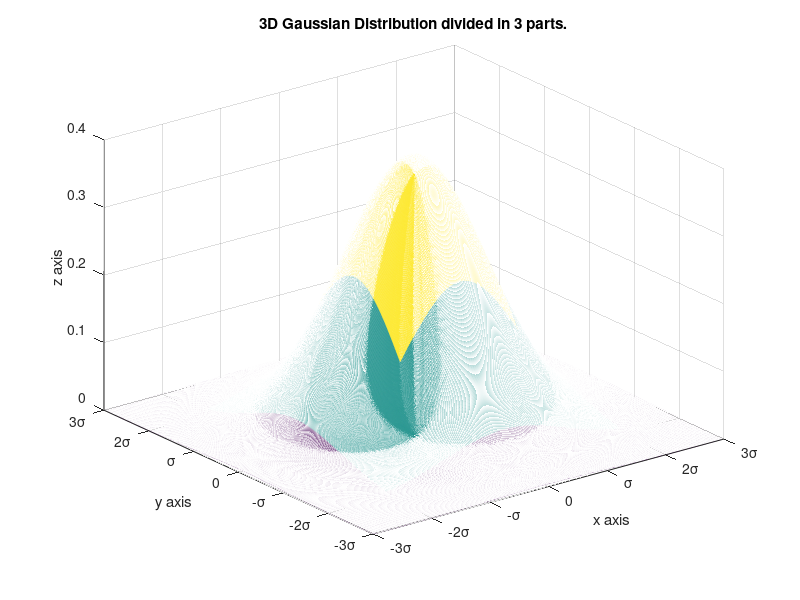

Recreate this plot in MATLAB.
% Script to create the 3d 3-part Gaussian Distribution.

N = 3.0;
sigma = 1;
mean = 2;
step = 0.005;
[X,Y] = meshgrid(-3 * sigma+mean:step:3 * sigma+mean);
R = (1/sqrt(2*pi*sigma*sigma).*exp(-((X-mean).^2/2)-((Y-mean).^2/2)));

% Coloring areas
C = X;
area_step = int16(sigma/step);

color1 = 0;
color2 = 1;
color3 = 2;

C(2*area_step:3*area_step,:) = color3;
C(end-3*area_step:end-2*area_step,:) = color3;
C(:,2*area_step:3*area_step) = color3;
C(:,end-3*area_step:end-2*area_step) = color3;

C(area_step:2*area_step,:) = color2;
C(end-2*area_step:end-area_step,:) = color2;
C(:,area_step:2*area_step) = color2;
C(:,end-2*area_step:end-area_step) = color2;

C(1:area_step,:) = color1;
C(end-area_step:end,:) = color1;
C(:,1:area_step) = color1;
C(:,end-area_step:end) = color1;


figure
mesh(X,Y,R,C)
xticks(-3 * sigma + mean:sigma:3 * sigma + mean)
yticks(-3 * sigma + mean:sigma:3 * sigma + mean)
yticklabels({'-3\sigma','-2\sigma','-\sigma','0','\sigma','2\sigma','3\sigma'})
xticklabels({'-3\sigma','-2\sigma','-\sigma','0','\sigma','2\sigma','3\sigma'})
xlim([-3*sigma+mean 3*sigma+mean]) 
ylim([-3*sigma+mean 3*sigma+mean])

title('3D Gaussian Distribution divided in 3 parts.')
xlabel('x axis') 
ylabel('y axis') 
zlabel('z axis')